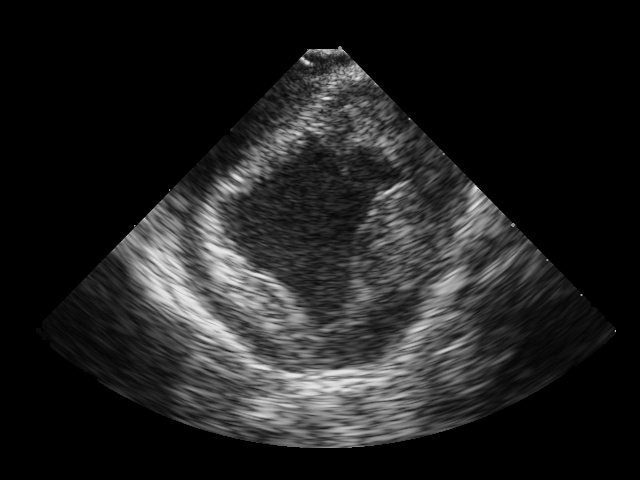
#> input picture images/original/4051.jpg, 640 x 480 px; its folder holds only this picture in this run
$ python track_laplacian_blob.py
#> lines starting #> are read from the running program, lines starting #| are printed output that depends on the picture; after the words box and inside, x2 and y2 are one past the last pixel; in counts of white or black regions, pixels touching at a corner belong together
"""
==============
Blob Detection
==============

Blobs are bright on dark or dark on bright regions in an image. In
this example, blobs are detected using 3 algorithms. The image used
in this case is the Hubble eXtreme Deep Field. Each bright dot in the
image is a star or a galaxy.

Laplacian of Gaussian (LoG)
-----------------------------
This is the most accurate and slowest approach. It computes the Laplacian
of Gaussian images with successively increasing standard deviation and
stacks them up in a cube. Blobs are local maximas in this cube. Detecting
larger blobs is especially slower because of larger kernel sizes during
convolution. Only bright blobs on dark backgrounds are detected. See
:py:meth:`skimage.feature.blob_log` for usage.

Difference of Gaussian (DoG)
----------------------------
This is a faster approximation of LoG approach. In this case the image is
blurred with increasing standard deviations and the difference between
two successively blurred images are stacked up in a cube. This method
suffers from the same disadvantage as LoG approach for detecting larger
blobs. Blobs are again assumed to be bright on dark. See
:py:meth:`skimage.feature.blob_dog` for usage.

Determinant of Hessian (DoH)
----------------------------
This is the fastest approach. It detects blobs by finding maximas in the
matrix of the Determinant of Hessian of the image. The detection speed is
independent of the size of blobs as internally the implementation uses
box filters instead of convolutions. Bright on dark as well as dark on
bright blobs are detected. The downside is that small blobs (<3px) are not
detected accurately. See :py:meth:`skimage.feature.blob_doh` for usage.
"""

from math import sqrt
from skimage import data
from skimage.feature import blob_dog, blob_log, blob_doh
from skimage.color import rgb2gray

import matplotlib.pyplot as plt
import cv2 as cv
import pdb
import glob
import numpy as np
import colorsys

colors255 = [  (255, 0, 0), (0, 255, 0), (0, 0, 255), (255, 255, 0), (0, 255, 255),
            (255, 255, 255), (127, 0, 0), (0, 127, 0), (0, 0, 127), (127, 127, 0),
            (0, 127, 127)]

colors = [  (1, 0, 0), (0, 1, 0), (0, 0, 1), (1, 1, 0), (0, 1, 1),
            (1, 1, 1), (0.5, 0, 0), (0, 0.5, 0), (0, 0, 0.5), (0.5, 0.5, 0),
            (0, 0.5, 0.5)]
N = len(colors)
# [4 lines of commented-out code are left out]

num_colors = 0

class MyLaplacianBlob:
	def __init__(self, x, y, r, color_index):
		self.x = x
		self.y = y
		self.r = r
		self.color_index = color_index

def mark_blob(filename):
#> called with filename = 'images/original/4051.jpg'
	global num_colors, colors, N

	image = cv.imread(filename)
#> image is the input picture: shape (480, 640, 3); min 0, max 231, mean 32.4
	image_gray = rgb2gray(image)

	blobs_log = blob_log(image_gray, max_sigma=30, num_sigma=10, threshold=.1)
#> blobs_log = 162 rows, first 8: [295, 581, 1], [331, 615, 1], [118, 409, 1], [58, 302, 1], [269, 160, 30], [259, 547, 1], [212, 476, 17.11], [224, 513, 1]
	# pdb.set_trace()
	# Compute radii in the 3rd column.
	# blobs_log[:, 2] = blobs_log[:, 2] * sqrt(2)

	fig, ax = plt.subplots()

	plt.imshow(image, interpolation='nearest')

	my_blobs = []
	for i, blob in enumerate(blobs_log):
	    y, x, r = blob
	    c = plt.Circle((x, y), r, color=colors[i % N], linewidth=1, fill=False)
	    ax.add_patch(c)

	    my_blob = MyLaplacianBlob(x, y, r, i)
	    my_blobs.append(my_blob)
#> this loop made 162 passes
#> (y, x, r) on passes 1 to 3: (295, 581, 1), (331, 615, 1), (118, 409, 1)
#> after the loop, my_blobs = 162 items

	num_colors += len(blobs_log)
#> num_colors = 162
	plt.tight_layout()
	# plt.show()
	plt.savefig("laplacian_blob/"+filename[-8::])
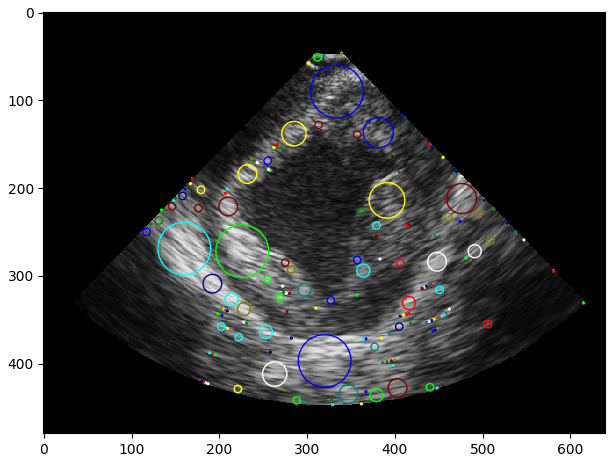
#> figure drawn by matplotlib, 1 panel


	my_blobs = sorted(my_blobs, key=lambda x: x.r, reverse = True)
	return my_blobs

def helper_get_distance(x1, y1, x2, y2):
	'''Get distance between two keypoints'''
	return np.sqrt((x1-x2)**2 + (y1-y2)**2)

def track_blob(filename, prev_blobs, ori_files):
	global num_colors, colors, N

	if prev_blobs == None:
		blobs_log = mark_blob(filename)
#> blobs_log = 162 items
		return blobs_log
	else:
		### Find blob
		image = cv.imread(filename)
		image_gray = rgb2gray(image)
		ori_image = cv.imread(ori_files)

		blobs_log = blob_log(image_gray, max_sigma=30, num_sigma=10, threshold=.1)
		# Compute radii in the 3rd column.
		blobs_log[:, 2] = blobs_log[:, 2] * sqrt(2)

		fig, (ax1, ax2) = plt.subplots(nrows=1, ncols=2, figsize=(18,8))

		blobs_log = sorted(blobs_log, key=lambda x: x[2], reverse = True)

		my_blobs = []
		for blob in blobs_log:
			y, x, r = blob
			is_new_blob = False
			### Find potential matches of centroids within xx pixels of the current contour
			potential_match = []
			for prev_blob in prev_blobs:
				if helper_get_distance(x, y, prev_blob.x, prev_blob.y) <= 20:
					potential_match.append(prev_blob)
			### Find a match that has the most similar area
			if len(potential_match) > 0:
				closest = min(potential_match, key=lambda x:abs(x.r-r))
				# closest = min(potential_match, key=lambda xx:helper_get_distance(x, y, xx.x, xx.y))

				if ((0.4 * r < closest.r) & (closest.r < (4 * r))):
					this_blob = MyLaplacianBlob(x, y, r, closest.color_index)
					my_blobs.append(this_blob)

					prev_blobs.remove(closest)

					cv.arrowedLine(ori_image,(int(closest.x), int(closest.y)), (int(x), int(y)),colors255[closest.color_index % N], 2, tipLength=0.3)
				else:
					is_new_blob = True
			else:
				is_new_blob = True

			if is_new_blob:
				this_blob = MyLaplacianBlob(x, y, r, num_colors)
				num_colors += 1
				my_blobs.append(this_blob)

			c = plt.Circle((x, y), r, color=colors[this_blob.color_index % N], linewidth=1, fill=False)
			ax1.add_patch(c)

		ax1.imshow(ori_image, interpolation='nearest')
		ax2.imshow(ori_image, interpolation='nearest')
		plt.tight_layout()
		# plt.show()
		plt.savefig("laplacian_blob/"+filename[-8::])

		return my_blobs


dilation_path = 'original/'

dilation_files = glob.glob(dilation_path+"*.jpg")
dilation_files = sorted(dilation_files)


ori_path = 'original/'
ori_files = glob.glob(ori_path+"*.jpg")
ori_files = sorted(ori_files)
# [8 lines of commented-out code are left out]
i = 0
my_blobs = track_blob(ori_files[i], None, ori_files[i])
#> my_blobs = 162 items
# The second frame forward
for i, file in enumerate(ori_files):
    my_blobs = track_blob(file, my_blobs, ori_files[i])
#> call 2 of track_blob, with filename = 'images/original/4051.jpg', ori_files = 'images/original/4051.jpg'
#> in track_blob (call 2), `blobs_log = blob_log(image_gray, max_sigma=30, num_sigma=10, threshold..`: blobs_log = 162 rows, first 8: [295, 581, 1], [331, 615, 1], [118, 409, 1], [58, 302, 1], [269, 160, 30], [259, 547, 1], [212, 476, 17.11], [224, 513, 1]
#> in track_blob (call 2), `blobs_log = sorted(blobs_log, key=lambda x: x[2], reverse = True)`: blobs_log = 162 items, first 6: [269, 160, 42.43], [397, 320, 42.43], [90, 334, 42.43], [272, 226, 42.43], [214, 391, 28.76], [212, 476, 24.2]
#> the loop in track_blob (call 2), `for blob in blobs_log:` made 162 passes
#> (y, x, r) on passes 1 to 3: (269, 160, 42.43), (397, 320, 42.43), (90, 334, 42.43)
#> after the loop in track_blob (call 2), `for blob in blobs_log:`:
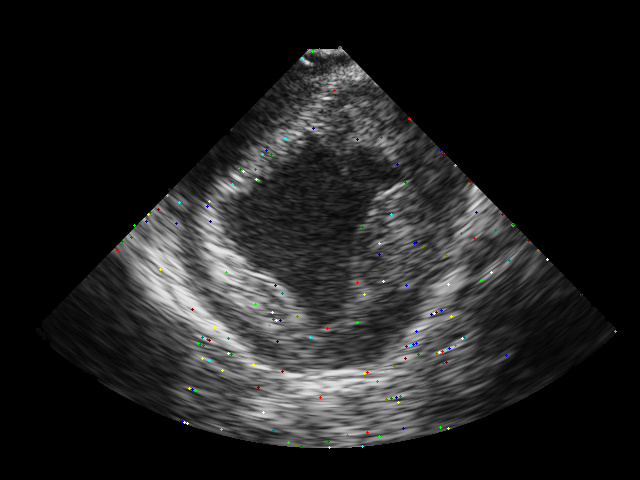
#> ori_image: shape (480, 640, 3); 0.26% of pixels changed, all inside (x1, y1, x2, y2) = (116, 46, 617, 449)
#> in track_blob (call 2), `plt.savefig("laplacian_blob/"+filename[-8::])`:
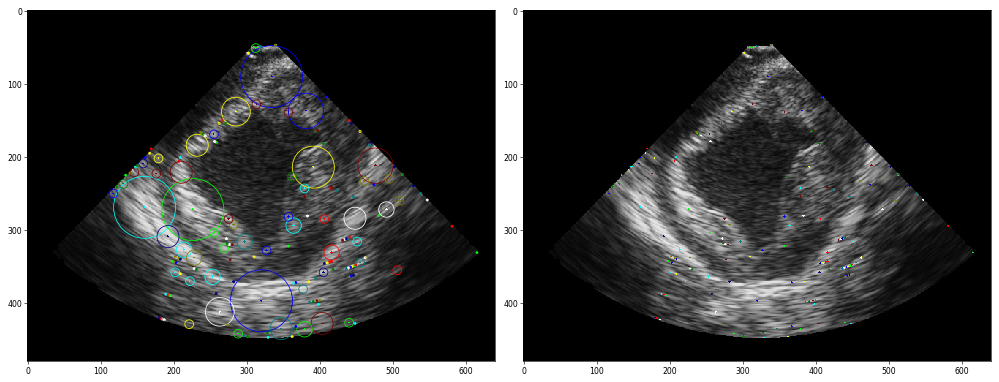
#> figure drawn by matplotlib, 2 panels; B, G, R data is drawn as R, G, B
    print(file)
